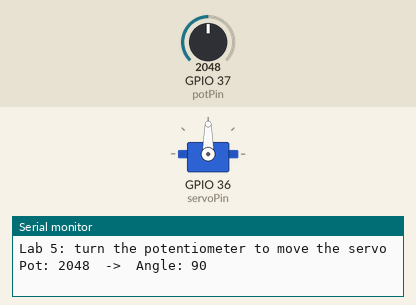
Bench run of a program on a simulated ESP32. Parts: servo, the last lines printed to the serial monitor. Inputs (shaded band) come from the test bench; at power-on: GPIO 37 (potPin) = 2048 (analog values on the 0–4095 scale).

Above: at 1.2 s.
1.3 s: GPIO 37 (potPin) set to 2540
At 1.7 s:
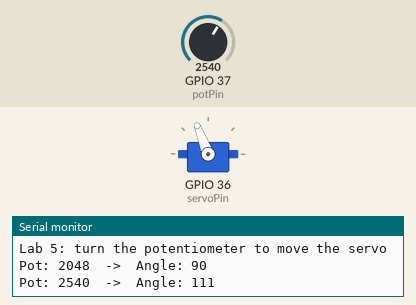
2.8 s: GPIO 37 (potPin) set to 2866
At 3.8 s:
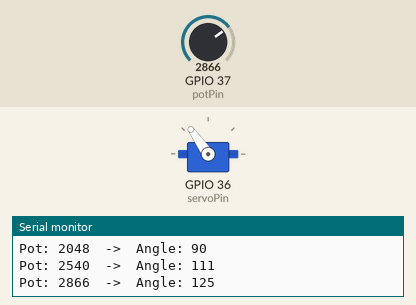
4.3 s: GPIO 37 (potPin) set to 3603
At 4.7 s:
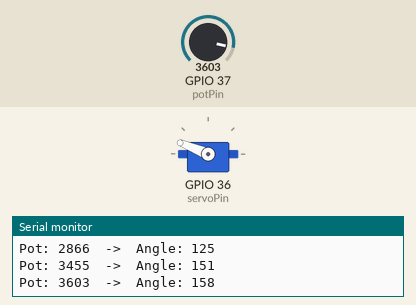
5.8 s: GPIO 37 (potPin) set to 4095
At 6.9 s:
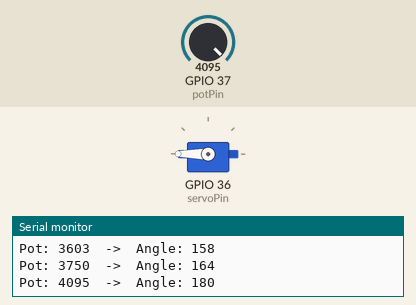
7.3 s: GPIO 37 (potPin) set to 1228
At 7.9 s:
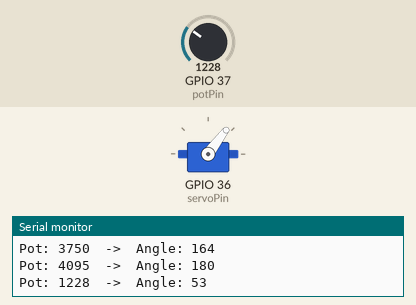
8.8 s: GPIO 37 (potPin) set to 491
At 10.0 s:
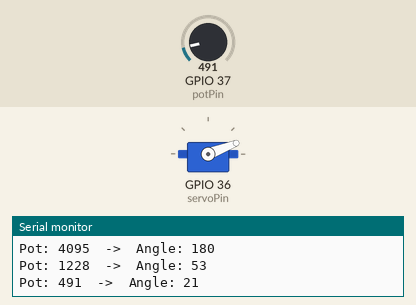
Timing chart, 0 to 11.3 s (numbered marks = the images above; inputs shaded):
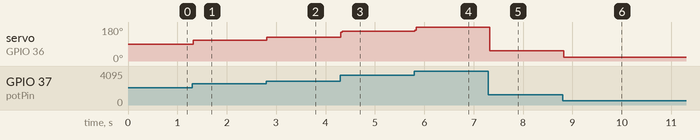

Measured:
- after the input at 1.3 s, servo on GPIO 36 (servoPin): 90° → 111° at once
- after the input at 2.8 s, servo on GPIO 36 (servoPin): 111° → 125° at once
- after the input at 4.3 s, servo on GPIO 36 (servoPin): 125° → 158° at once
- after the input at 5.8 s, servo on GPIO 36 (servoPin): 158° → 180° at once
- after the input at 7.3 s, servo on GPIO 36 (servoPin): 180° → 53° at once
- after the input at 8.8 s, servo on GPIO 36 (servoPin): 53° → 21° at once

The program:

main.cpp
```cpp
// jcl212 - Lab 5: Sensor + Actuator Integration
// jcl212 - Sensor: potentiometer module. Actuator: SG90 servo.
// jcl212 - Behavior: the servo arm follows the knob. Knob all the way one way = 0°,
// jcl212 - middle = 90°, all the way the other way = 180°.

#include <Arduino.h>     // jcl212 - core Arduino functions (analogRead, map, delay, Serial)
#include <ESP32Servo.h>  // jcl212 - servo library for the ESP32 (same one as Lab 4)


const int potPin = A1;    // jcl212 - A1
const int servoPin = A0;  // jcl212 - A0

const int minPulseWidth = 500;   // jcl212 - 0.5 ms pulse = 0°
const int maxPulseWidth = 2500;  // jcl212 - 2.5 ms pulse = 180°


const int adcMax = 4095;      // jcl212 - the ESP32 ADC is 12-bit, so analogRead() returns 0-4095
const int numSamples = 10;    // jcl212 - average 10 readings to smooth out ADC noise
const int deadband = 2;       // jcl212 - ignore angle changes of 2° or less so the servo doesn't jitter

Servo myServo;          // jcl212 - servo object that sends the PWM signal
int currentAngle = -1;  // jcl212 - last angle sent to the servo (-1 = nothing sent yet)

// jcl212 - reads the potentiometer several times and returns the average (0-4095)
int readPotAverage() {
  long total = 0;                        // jcl212 - long so the sum can't overflow
  for (int i = 0; i < numSamples; i++) {
    total += analogRead(potPin);         // jcl212 - add one raw reading
    delay(1);                            // jcl212 - short gap between readings
  }
  return total / numSamples;             // jcl212 - average of all the readings
}

void setup() {
  Serial.begin(115200);  // jcl212 - open the serial monitor so I can see the knob value and angle

  analogReadResolution(12);        // jcl212 - make sure the ADC uses the full 0-4095 range
  analogSetAttenuation(ADC_11db);  // jcl212 - lets the ADC read the full 0-3.3 V from the knob

  myServo.setPeriodHertz(50);                               // jcl212 - standard 50 Hz servo signal
  myServo.attach(servoPin, minPulseWidth, maxPulseWidth);   // jcl212 - connect the servo with the Lab 4 pulse range

  Serial.println("Lab 5: turn the potentiometer to move the servo");
}

void loop() {
  int potValue = readPotAverage();                 // jcl212 - smoothed knob position, 0-4095
  int angle = map(potValue, 0, adcMax, 0, 180);    // jcl212 - convert knob position to a servo angle, 0-180°
  angle = constrain(angle, 0, 180);                // jcl212 - keep the angle inside the servo's range

  // jcl212 - only move the servo when the knob actually moved (bigger than the deadband)
  if (currentAngle < 0 || abs(angle - currentAngle) > deadband) {
    int pulseWidth = map(angle, 0, 180, minPulseWidth, maxPulseWidth);  // jcl212 - angle -> pulse width, like Lab 4
    myServo.writeMicroseconds(pulseWidth);                               // jcl212 - send the new position to the servo
    currentAngle = angle;                                                // jcl212 - remember where the servo is now

    // jcl212 - print what happened so it shows in the serial monitor
    Serial.print("Pot: ");
    Serial.print(potValue);
    Serial.print("  ->  Angle: ");
    Serial.println(angle);
  }

  delay(20);  // jcl212 - update about 50 times a second, same rate as the servo signal
}
```
